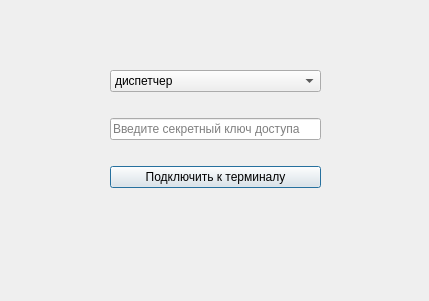
<?xml version="1.0" encoding="UTF-8"?>
<ui version="4.0">
 <class>Dialog</class>
 <widget class="QDialog" name="Dialog">
  <property name="geometry">
   <rect>
    <x>0</x>
    <y>0</y>
    <width>429</width>
    <height>301</height>
   </rect>
  </property>
  <property name="windowTitle">
   <string>Dialog</string>
  </property>
  <widget class="QWidget" name="verticalLayoutWidget">
   <property name="geometry">
    <rect>
     <x>110</x>
     <y>50</y>
     <width>211</width>
     <height>161</height>
    </rect>
   </property>
   <layout class="QVBoxLayout" name="verticalLayout">
    <item>
     <widget class="QComboBox" name="combobox">
      <item>
       <property name="text">
        <string>диспетчер</string>
       </property>
      </item>
      <item>
       <property name="text">
        <string>координатор</string>
       </property>
      </item>
     </widget>
    </item>
    <item>
     <widget class="QLineEdit" name="password_input">
      <property name="text">
       <string/>
      </property>
      <property name="echoMode">
       <enum>QLineEdit::Password</enum>
      </property>
      <property name="dragEnabled">
       <bool>false</bool>
      </property>
      <property name="readOnly">
       <bool>false</bool>
      </property>
      <property name="placeholderText">
       <string notr="true">Введите секретный ключ доступа</string>
      </property>
      <property name="clearButtonEnabled">
       <bool>false</bool>
      </property>
     </widget>
    </item>
    <item>
     <widget class="QPushButton" name="open_btn">
      <property name="text">
       <string>Подключить к терминалу</string>
      </property>
     </widget>
    </item>
   </layout>
  </widget>
 </widget>
 <resources/>
 <connections/>
</ui>
